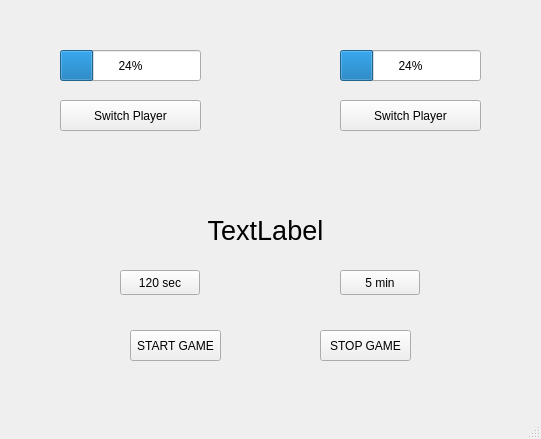
<?xml version="1.0" encoding="UTF-8"?>
<ui version="4.0">
 <class>MainWindow</class>
 <widget class="QMainWindow" name="MainWindow">
  <property name="geometry">
   <rect>
    <x>0</x>
    <y>0</y>
    <width>541</width>
    <height>439</height>
   </rect>
  </property>
  <property name="windowTitle">
   <string>MainWindow</string>
  </property>
  <widget class="QWidget" name="centralwidget">
   <widget class="QProgressBar" name="player1Progress">
    <property name="geometry">
     <rect>
      <x>60</x>
      <y>50</y>
      <width>141</width>
      <height>31</height>
     </rect>
    </property>
    <property name="value">
     <number>24</number>
    </property>
   </widget>
   <widget class="QProgressBar" name="player2Progress">
    <property name="geometry">
     <rect>
      <x>340</x>
      <y>50</y>
      <width>141</width>
      <height>31</height>
     </rect>
    </property>
    <property name="value">
     <number>24</number>
    </property>
   </widget>
   <widget class="QPushButton" name="player1Button">
    <property name="geometry">
     <rect>
      <x>60</x>
      <y>100</y>
      <width>141</width>
      <height>31</height>
     </rect>
    </property>
    <property name="text">
     <string>Switch Player</string>
    </property>
   </widget>
   <widget class="QPushButton" name="player2Button">
    <property name="geometry">
     <rect>
      <x>340</x>
      <y>100</y>
      <width>141</width>
      <height>31</height>
     </rect>
    </property>
    <property name="text">
     <string>Switch Player</string>
    </property>
   </widget>
   <widget class="QLabel" name="gameStatus">
    <property name="geometry">
     <rect>
      <x>20</x>
      <y>210</y>
      <width>491</width>
      <height>41</height>
     </rect>
    </property>
    <property name="font">
     <font>
      <pointsize>20</pointsize>
     </font>
    </property>
    <property name="layoutDirection">
     <enum>Qt::LeftToRight</enum>
    </property>
    <property name="text">
     <string>TextLabel</string>
    </property>
    <property name="alignment">
     <set>Qt::AlignCenter</set>
    </property>
   </widget>
   <widget class="QPushButton" name="btn2min">
    <property name="geometry">
     <rect>
      <x>120</x>
      <y>270</y>
      <width>80</width>
      <height>25</height>
     </rect>
    </property>
    <property name="text">
     <string>120 sec</string>
    </property>
   </widget>
   <widget class="QPushButton" name="btn5min">
    <property name="geometry">
     <rect>
      <x>340</x>
      <y>270</y>
      <width>80</width>
      <height>25</height>
     </rect>
    </property>
    <property name="text">
     <string>5 min</string>
    </property>
   </widget>
   <widget class="QPushButton" name="btnStart">
    <property name="geometry">
     <rect>
      <x>130</x>
      <y>330</y>
      <width>91</width>
      <height>31</height>
     </rect>
    </property>
    <property name="text">
     <string>START GAME</string>
    </property>
   </widget>
   <widget class="QPushButton" name="btnStop">
    <property name="geometry">
     <rect>
      <x>320</x>
      <y>330</y>
      <width>91</width>
      <height>31</height>
     </rect>
    </property>
    <property name="text">
     <string>STOP GAME</string>
    </property>
   </widget>
  </widget>
  <widget class="QMenuBar" name="menubar">
   <property name="geometry">
    <rect>
     <x>0</x>
     <y>0</y>
     <width>541</width>
     <height>22</height>
    </rect>
   </property>
  </widget>
  <widget class="QStatusBar" name="statusbar"/>
 </widget>
 <resources/>
 <connections/>
</ui>
